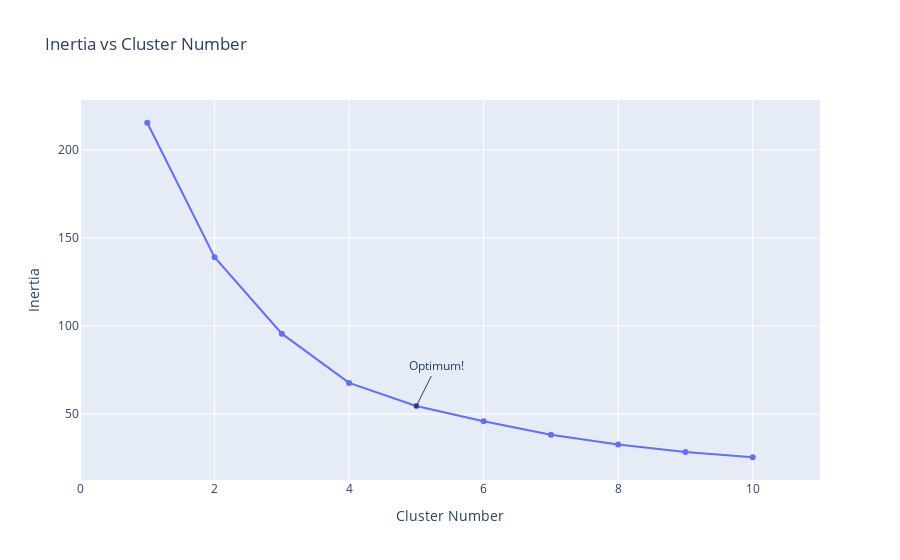

Write notebook code for a chart like this one.
### Code cell
import plotly.graph_objects as go
X = d[['STATE', 'DISTRICT', 'CASES']]
inertia = []
for i in range(1,11):
    kmeans = KMeans(
        n_clusters=i, init="k-means++",
        n_init=10,
        tol=1e-04, random_state=42
    )
    kmeans.fit(X)
    inertia.append(kmeans.inertia_)
fig = go.Figure(data=go.Scatter(x=np.arange(1,11),y=inertia))
fig.update_layout(title="Inertia vs Cluster Number",xaxis=dict(range=[0,11],title="Cluster Number"),
                  yaxis={'title':'Inertia'},
                 annotations=[
        dict(
            x=5,
            y=inertia[4],
            xref="x",
            yref="y",
            text="Optimum!",
            showarrow=True,
            arrowhead=7,
            ax=20,
            ay=-40
        )
    ])

### Figure 1 — Plotly figure (JSON) as saved in the notebook; plotly's stock layout.template omitted (floating-point values rounded to 4 significant figures)
{"data": [{"type": "scatter", "x": [1, 2, 3, 4, 5, 6, 7, 8, 9, 10], "y": [215.4, 139.1, 95.69, 67.74, 54.66, 45.95, 38.37, 32.74, 28.52, 25.54]}], "layout": {"annotations": [{"arrowhead": 7, "ax": 20, "ay": -40, "showarrow": true, "text": "Optimum!", "x": 5, "xref": "x", "y": 54.66, "yref": "y"}], "title": {"text": "Inertia vs Cluster Number"}, "xaxis": {"range": [0, 11], "title": {"text": "Cluster Number"}}, "yaxis": {"title": {"text": "Inertia"}}}}
